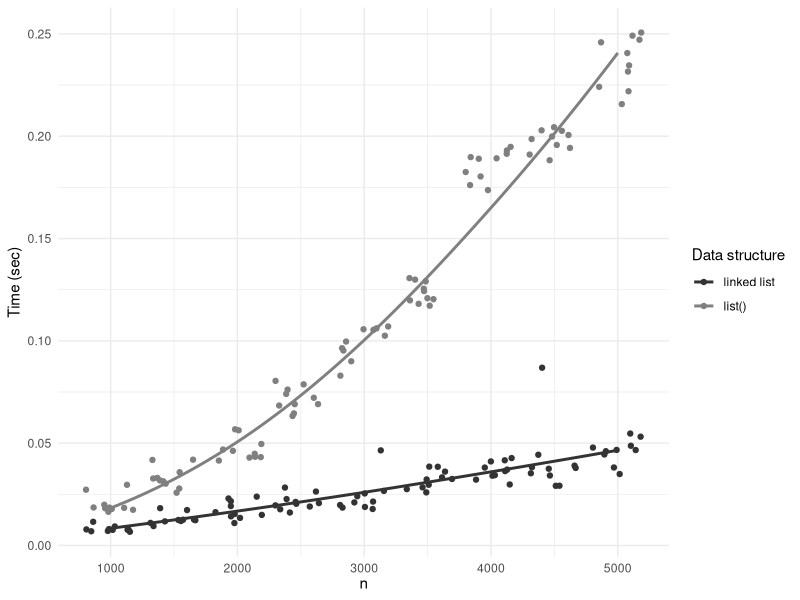
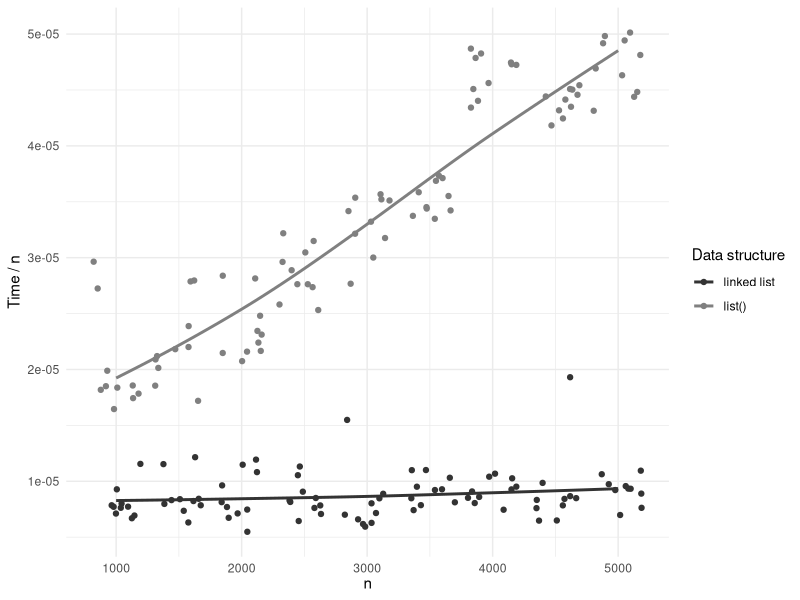
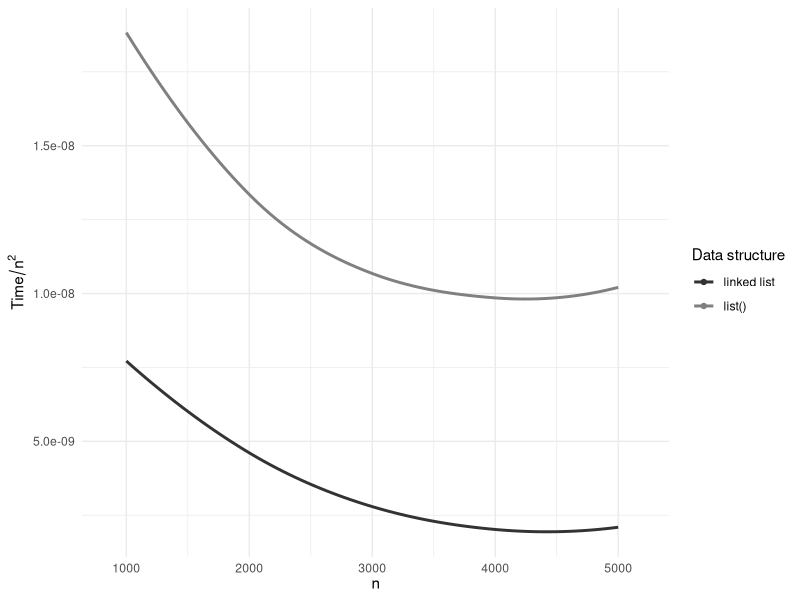

These charts were generated, in order, by the following R code: (Note: this script raises an error after producing the figures.)
## ------------------------------------------------------------------------------
insert <- function(set, elem) UseMethod("insert")
member <- function(set, elem) UseMethod("member")

## ------------------------------------------------------------------------------
empty_list_set <- function() {
  structure(c(), class = "list_set")
}

insert.list_set <- function(set, elem) {
  structure(c(elem, set), class = "list_set")
}

member.list_set <- function(set, elem) {
  elem %in% set
}

## ------------------------------------------------------------------------------
s <- empty_list_set()
member(s, 1)
s <- insert(s, 1)
member(s, 1)

## ------------------------------------------------------------------------------
linked_list_cons <- function(head, tail) {
  structure(list(head = head, tail = tail), 
            class = "linked_list_set")
}

## ------------------------------------------------------------------------------
linked_list_nil <- linked_list_cons(NA, NULL)
empty_linked_list_set <- function() linked_list_nil
is_empty.linked_list_set <- function(x) 
  identical(x, linked_list_nil)

## ------------------------------------------------------------------------------
empty_list_set <- function() {
  structure(c(), class = "list_set")
}

insert.list_set <- function(set, elem) {
  structure(c(elem, set), class = "list_set")
}

member.list_set <- function(set, elem) {
  elem %in% set
}

## ------------------------------------------------------------------------------
insert.linked_list_set <- function(set, elem) {
  linked_list_cons(elem, set)
}

member.linked_list_set <- function(set, elem) {
  while (!is_empty(set)) {
    if (set$head == elem) return(TRUE)
    set <- set$tail
  }
  return(FALSE)
}

## ------------------------------------------------------------------------------
library(tibble)
library(microbenchmark)

get_performance_n <- function(
  algo
  , n
  , setup
  , evaluate
  , times
  , ...) {

  config <- setup(n)
  benchmarks <- microbenchmark(evaluate(n, config),
                               times = times)
  tibble(algo = algo, n = n,
         time = benchmarks$time / 1e9) # time in sec
}

get_performance <- function(
  algo
  , ns
  , setup
  , evaluate
  , times = 10
  , ...) {
  f <- function(n)
    get_performance_n(algo, n, setup, evaluate,
                      times = times, ...)
  results <- Map(f, ns)
  do.call('rbind', results)
}

## ------------------------------------------------------------------------------
setup <- function(empty) function(n) empty
evaluate <- function(n, empty) {
  set <- empty
  elements <- sample(1:n)
  for (elm in elements) {
    set <- insert(set, elm)
  }
}

ns <- seq(1000, 5000, by = 500)
performance <- rbind(
  get_performance("list()", ns,
                  setup(empty_list_set()), evaluate),
  get_performance("linked list", ns,
                  setup(empty_linked_list_set()), evaluate)
)

## ------------------------------------------------------------------------------
library(ggplot2)
ggplot(performance, aes(x = n, y = time, colour = algo)) +
  geom_jitter() +
  geom_smooth(method = "loess",
              span = 2, se = FALSE) +
  scale_colour_grey("Data structure", end = 0.5) +
  xlab(quote(n)) + ylab("Time (sec)") + theme_minimal()

## ------------------------------------------------------------------------------
ggplot(performance, aes(x = n, y = time / n, colour = algo)) +
  geom_jitter() +
  geom_smooth(method = "loess",
              span = 2, se = FALSE) +
  scale_colour_grey("Data structure", end = 0.5) +
  xlab(quote(n)) + ylab("Time / n") + theme_minimal()

ggplot(performance, aes(x = n, y = time / n**2, colour = algo)) +
  geom_jitter() +
  geom_smooth(method = "loess",
              span = 2, se = FALSE) +
  scale_colour_grey("Data structure", end = 0.5) +
  xlab(quote(n)) + ylab(expression(Time / n**2)) + theme_minimal()

## ------------------------------------------------------------------------------
setup <- function(empty) function(n) {
  set <- empty
  elements <- sample(1:n)
  for (elm in elements) {
    set <- insert(set, elm)
  }
  set
}
evaluate <- function(n, set) {
  member(set, sample(n, size = 1))
}

ns <- seq(10000, 50000, by = 10000)
performance <- rbind(
  get_performance("linked list", ns,
                  setup(empty_linked_list_set()), evaluate),
  get_performance("list()", ns,
                  setup(empty_list_set()), evaluate))

## ------------------------------------------------------------------------------
ggplot(performance, aes(x = n, y = time / n, colour = algo)) +
  geom_jitter() +
  geom_smooth(method = "loess",
              span = 2, se = FALSE) +
  scale_colour_grey("Data structure", end = 0.5) +
  xlab(quote(n)) + ylab("Time / n") + theme_minimal()

